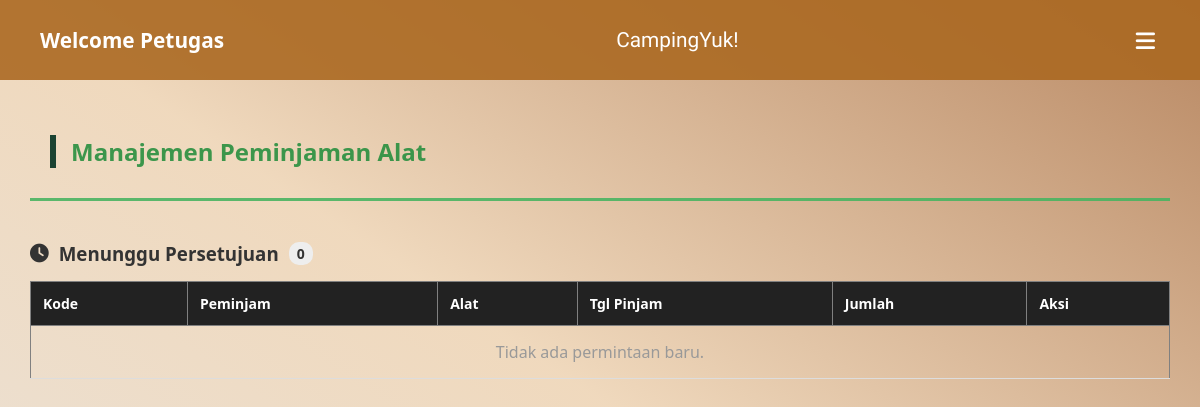
/view/view_petugas/menyetujui.php (signed in), run on an earlier commit of the app's database.
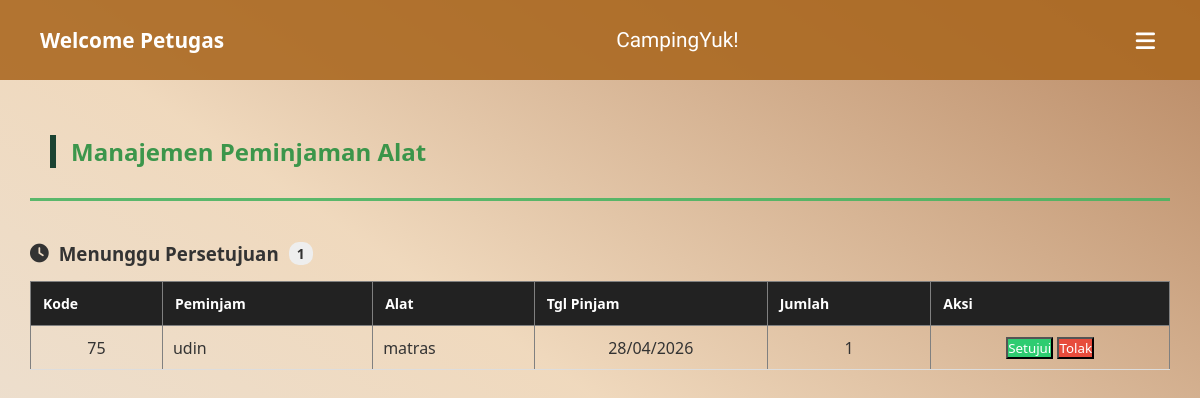
And on a later commit of the database.
### tables this page shows
CREATE TABLE `peminjaman_alat` (
  `id_user` int(11) NOT NULL,
  `id_alat` int(20) NOT NULL,
  `kode_pinjam` int(10) NOT NULL,
  `nama_peminjam` varchar(200) NOT NULL,
  `tanggal_meminjam` date NOT NULL,
  `batas_pengembalian` date NOT NULL,
  `jumlah` int(20) NOT NULL,
  `status` enum('Menunggu','Disetujui','Ditolak','') NOT NULL
);

CREATE TABLE `peralatan` (
  `id_alat` int(20) NOT NULL,
  `id_kategori` int(11) NOT NULL,
  `nama_alat` varchar(50) NOT NULL,
  `jumlah` int(11) NOT NULL,
  `foto_alat` varchar(255) NOT NULL,
  `harga` varchar(50) DEFAULT NULL
);

### controller/c_peminjaman.php (called while the page is built, shortened)
<?php
include_once __DIR__ . '/../models/m_peminjaman.php';
$peminjaman = new peminjaman();
$id_session = $_SESSION['data']['id_user'] ?? null;
$role_session = $_SESSION['data']['role'] ?? 'user';
try {
    if (isset($_GET['aksi'])) {
        $aksi = $_GET['aksi'];
        if ($aksi == 'peminjaman') {
            $id_user = $id_session;
            $id_alat = $_POST['id_alat'];
            $nama_peminjam = $_POST['nama_peminjam'];
            $tgl_pinjam = $_POST['tgl_pinjam'];
            $tgl_kembali = $_POST['tgl_kembali'];
            $jumlah = $_POST['jumlah'];
            $result = $peminjaman->tambah_data_peminjam($id_user, $id_alat, $nama_peminjam, $tgl_pinjam, $tgl_kembali, $jumlah);
            if ($result) {
                echo "<script>alert('Berhasil!'); window.location='../view/view_user/daftar_peminjaman.php'</script>";
            } else {
                echo "<script>alert('Gagal tambah data!'); history.back();</script>";
            }
            exit;
        }
        if ($aksi == 'update_status') {
    $id = $_GET['id'] ?? null;
    $status_req = $_GET['status'] ?? null;
    if ($id && $status_req) {
        $result = $peminjaman->update_status_peminjaman($id, $status_req);
        if ($result) {
            $redirect_url = '../View/view_petugas/pengembalian.php';
            if (isset($_SESSION['role']) && $_SESSION['role'] == 'admin') {
                $redirect_url = '../View/view_admin/pengembalian.php';
            }
            echo "<script>
                    alert('Data berhasil diproses!');
                    window.location.href = '$redirect_url';
                  </script>";
        } else {
            echo "<script>
                    alert('Gagal memproses data! Periksa relasi database.');
                    history.back();
                  </script>";
        }
    }
    exit;
}
    } else {
        $data_peminjam = ($role_session == 'admin' || $role_session == 'petugas')
                         ? $peminjaman->tampil_data_peminjam()
                         : $peminjaman->tampil_data_peminjam($id_session);
    }
} catch (Exception $e) {
    echo "Error: " . $e->getMessage();
}
?>

### models/m_koneksi.php (called while the page is built, shortened)
<?php
class Koneksi {
    private $host = "localhost",
            $username = "root",
            $pass = "",
            $db = "peminjaman_alat";
    function __construct() {
        $this->koneksi = mysqli_connect(
            $this->host,
            $this->username,
            $this->pass,
            $this->db
        );
    }
}

### models/m_peminjaman.php (called while the page is built, shortened)
<?php
include_once 'm_koneksi.php';
class peminjaman {
    private $conn;
    public function __construct() {
        $db = new koneksi();
        $this->conn = $db->koneksi;
    }
    function tampil_data_peminjam($id_user = null) {
        $sql = "SELECT p.*, a.nama_alat FROM peminjaman_alat p
                INNER JOIN peralatan a ON p.id_alat = a.id_alat";
        $query = mysqli_query($this->conn, $sql);
        $result = [];
        while ($data = mysqli_fetch_assoc($query)) {
            $result[] = $data;
        }
        return $result;
    }
}
?>

### view/view_petugas/menyetujui.php (the view, shortened to what the changed rows need)
<?php
include_once '../../controller/c_peminjaman.php';
include_once '../template/navbar_petugas.php';
$data_menunggu = array_filter($data_peminjam, function($item) {
    return $item['status'] == 'Menunggu';
});
?>
<!DOCTYPE html>
<html lang="id">
<head>
  <link rel="stylesheet" href="../template/style.css">
  <link rel="stylesheet" href="../template/dashboard_adm.css">
  <link rel="stylesheet" href="../template/petugas.css">
</head>
<body>
  <div class="main-content">
    <div style="display: flex; justify-content: space-between; align-items: center; margin-bottom: 10px;">
        <h2>Manajemen Peminjaman Alat</h2>
    </div>
    <h3 class="section-title judul-menunggu">
      <i class="fas fa-clock"></i> Menunggu Persetujuan
      <span class="count-badge"><?= count($data_menunggu) ?></span>
    </h3>
    <div class="table-container tabel-menunggu">
      <table border="1" width="100%" style="border-collapse: collapse;">
        <thead>
          <tr>
            <th>Kode</th>
            <th>Peminjam</th>
            <th>Alat</th>
            <th>Tgl Pinjam</th>
            <th>Jumlah</th>
            <th>Aksi</th>
          </tr>
        </thead>
        <tbody>
          <?php if (!empty($data_menunggu)): ?>
            <?php foreach ($data_menunggu as $row): ?>
            <tr>
              <td style="text-align: center;"><?= $row['kode_pinjam'] ?></td>
              <td><?= $row['nama_peminjam'] ?></td>
              <td><?= $row['nama_alat'] ?></td>
              <td style="text-align: center;"><?= date('d/m/Y', strtotime($row['tanggal_meminjam'])) ?></td>
              <td style="text-align: center;"><?= $row['jumlah'] ?></td>
              <td style="text-align: center;">
                <button type="button" class="btn-action btn-setuju" onclick="konfirmasiAksi('<?= $row['kode_pinjam'] ?>', 'setujui')">Setujui</button>
                <button type="button" class="btn-action btn-tolak" onclick="konfirmasiAksi('<?= $row['kode_pinjam'] ?>', 'tolak')">Tolak</button>
              </td>
            </tr>
            <?php endforeach; ?>
          <?php else: ?>
            <tr><td colspan="6" style="text-align: center; padding: 15px; color: #999;">Tidak ada permintaan baru.</td></tr>
          <?php endif; ?>
        </tbody>
      </table>
    </div>
</body>
</html>

What changed in the data, as far as the page shows it:
no longer on this page (row unchanged): peminjaman_alat: status "0"
added peminjaman_alat: kode_pinjam "75", nama_peminjam "udin", id_alat.nama_alat "matras", tanggal_meminjam "28/04/2026", jumlah "1"
Also different on the page:
count($data_menunggu): (not shown) → "1"
text no longer shown: "Tidak ada permintaan baru."
